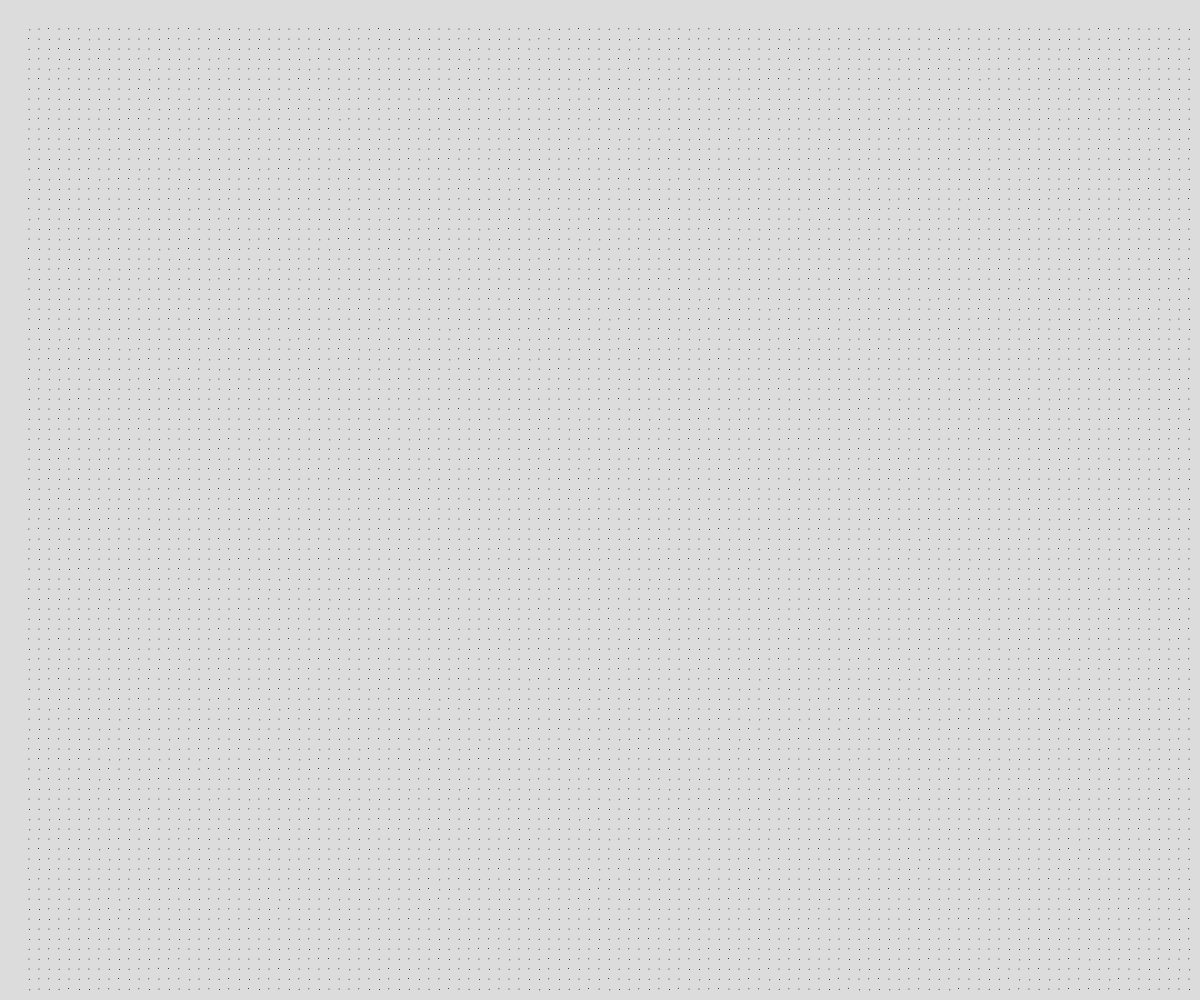
Frame 1 (no input)
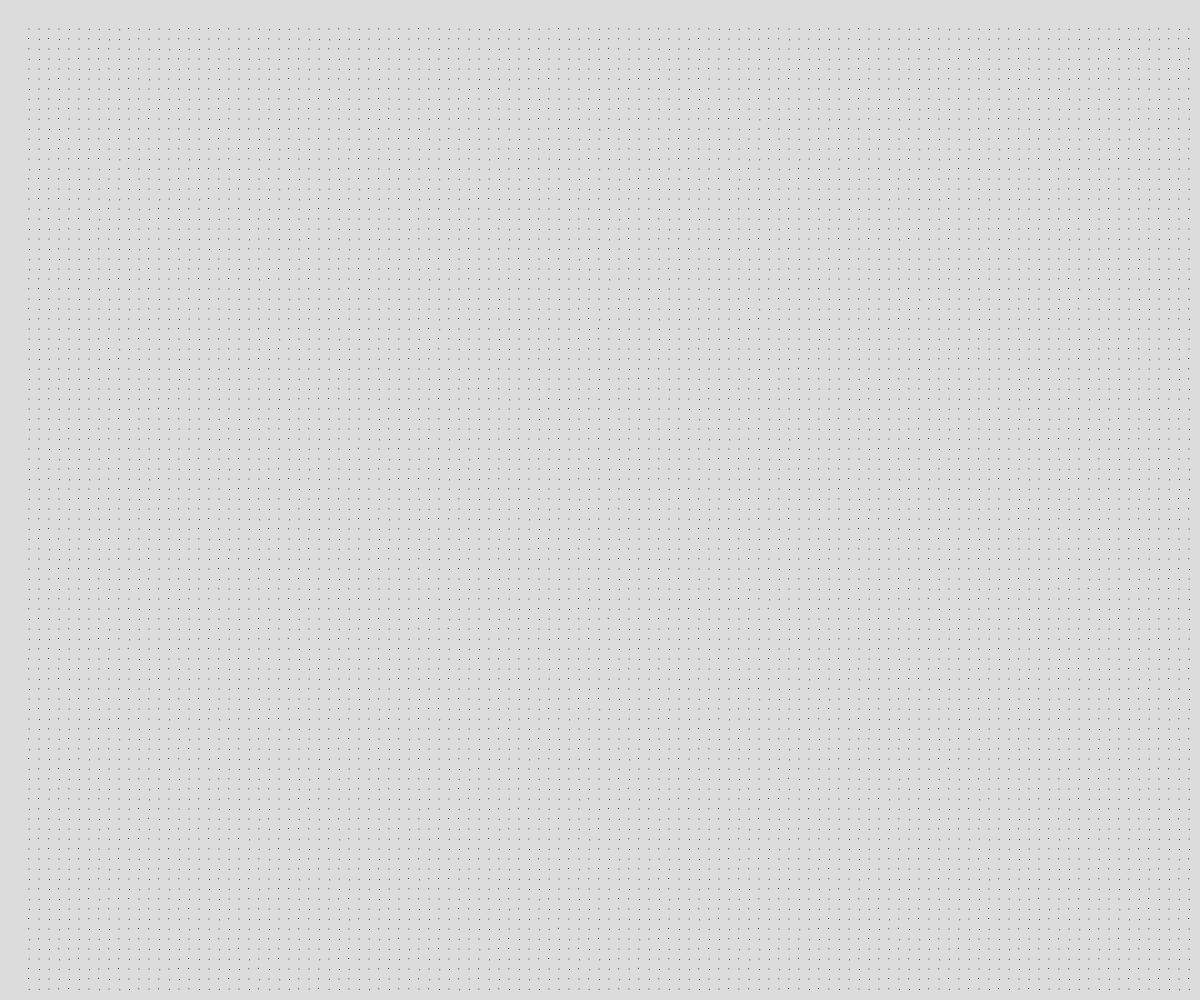
Frame 60 (no input)
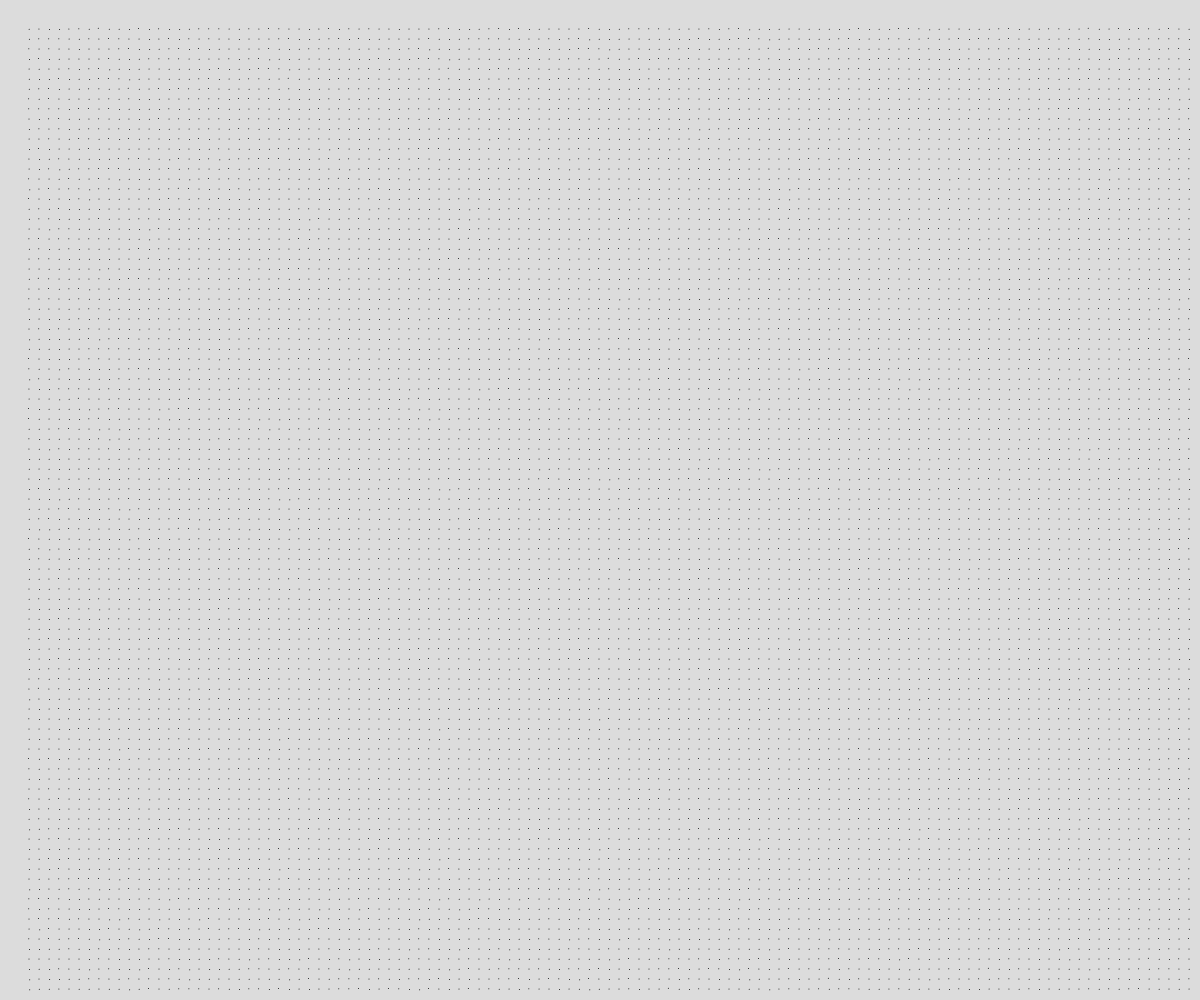
Frame 120 (the mouse pressed at the canvas centre since frame 60)

The p5.js sketch that drew these frames (run headless with seeded random() and noise() and a simulated clock; from frame 60 on, the mouse is pressed at the canvas centre):

// p5.js sketch
// ── sketch.js
let gridSpace = 10;
let offset = 30;
let y;
let x;
let z = 0;
let zIncrement = 0.05;
let noiseMult = 2;

function setup() {
  createCanvas(windowWidth, windowHeight);
  stroke(0);
}

function draw() {
  background(220);
  grid();
}

function grid() {
  for (y = offset; y<height; y += gridSpace) {
    for (x = offset; x<width; x += gridSpace) {
      let dx = noise(x, y, z) * noiseMult;
      point(x - dx, y - dx);
    }
  }
  z += zIncrement;
}
